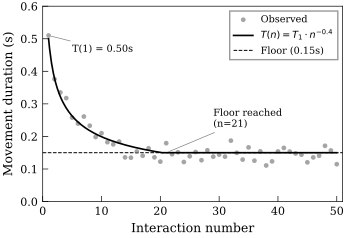

This figure's Python source:
#!/usr/bin/env python3
"""Generate Figure 4: Movement duration adaptation over interactions.

Plots how Fitts' law movement duration decreases with repeated interactions,
following the Power Law of Practice with gaussian noise to simulate real data.
"""

import numpy as np
import matplotlib
matplotlib.use("Agg")
import matplotlib.pyplot as plt

# IEEE-quality settings
plt.rcParams.update({
    "font.family": "serif",
    "font.serif": ["Times New Roman", "Times", "DejaVu Serif"],
    "font.size": 8,
    "axes.labelsize": 9,
    "xtick.labelsize": 8,
    "ytick.labelsize": 8,
    "legend.fontsize": 7,
    "figure.dpi": 300,
    "savefig.dpi": 300,
    "text.usetex": False,
    "axes.linewidth": 0.5,
    "xtick.major.width": 0.5,
    "ytick.major.width": 0.5,
    "xtick.direction": "in",
    "ytick.direction": "in",
    "axes.grid": False,
})

np.random.seed(42)

# Parameters
BASE_DURATION = 0.5   # seconds (typical 500px move to 40px-wide target)
ALPHA = 0.4           # power law exponent
FLOOR_RATIO = 0.3     # floor at 30% of base
FLOOR = BASE_DURATION * FLOOR_RATIO  # 0.15s
NOISE_SIGMA = 0.02    # gaussian noise std dev
N_INTERACTIONS = 50

fig, ax = plt.subplots(figsize=(3.5, 2.4))

# Interaction numbers
n = np.arange(1, N_INTERACTIONS + 1)

# Adapted duration: power law with floor
duration_clean = np.maximum(BASE_DURATION * n ** (-ALPHA), FLOOR)

# Add noise for scatter points (clamp so nothing goes below 0)
duration_noisy = np.maximum(duration_clean + np.random.normal(0, NOISE_SIGMA, len(n)), 0.05)

# Scatter: individual interactions
ax.scatter(n, duration_noisy, s=12, color="gray", edgecolors="none", alpha=0.7,
           zorder=2, label="Observed")

# Trend line: clean power law
n_smooth = np.linspace(1, N_INTERACTIONS, 300)
duration_smooth = np.maximum(BASE_DURATION * n_smooth ** (-ALPHA), FLOOR)
ax.plot(n_smooth, duration_smooth, color="black", linewidth=1.2,
        zorder=3, label=r"$T(n) = T_1 \cdot n^{-0.4}$")

# Floor line
ax.axhline(y=FLOOR, color="black", linestyle="--", linewidth=0.7,
           label=f"Floor ({FLOOR:.2f}s)", zorder=1)

# Annotations
ax.annotate(f"T(1) = {BASE_DURATION:.2f}s",
            xy=(1, duration_noisy[0]), xytext=(5, 0.46),
            fontsize=7, ha="left",
            arrowprops=dict(arrowstyle="-", linewidth=0.5, color="gray"))

# Find where floor is reached
floor_idx = np.argmax(duration_clean <= FLOOR + 1e-6)
floor_n = n[floor_idx]
ax.annotate(f"Floor reached\n(n={floor_n})",
            xy=(floor_n, FLOOR), xytext=(floor_n + 8, FLOOR + 0.08),
            fontsize=7, ha="left",
            arrowprops=dict(arrowstyle="-", linewidth=0.5, color="gray"))

ax.set_xlim(0, N_INTERACTIONS + 1)
ax.set_ylim(0, BASE_DURATION + 0.1)
ax.set_xlabel("Interaction number")
ax.set_ylabel("Movement duration (s)")
ax.legend(loc="upper right", frameon=True, edgecolor="gray", fancybox=False)

ax.tick_params(which="major", direction="in", width=0.5, length=4)
ax.tick_params(which="minor", direction="in", width=0.3, length=2)

fig.tight_layout(pad=0.3)
fig.savefig("fig4_duration.pdf", bbox_inches="tight", pad_inches=0.02)
print("Saved fig4_duration.pdf")
